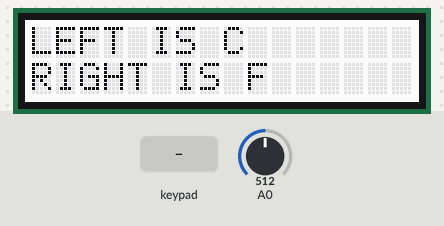
Bench run of a sketch on a simulated Arduino Uno, built with avr-gcc and run on an emulated ATmega328P. On the bench: 16×2 character LCD. The inputs (shaded band) are chosen by the test bench; at power-on: A0 = 512. What the sketch prints to the serial monitor is not drawn.

Above: at 1.2 s.
1.3 s: key 'L' pressed
At 2.0 s:
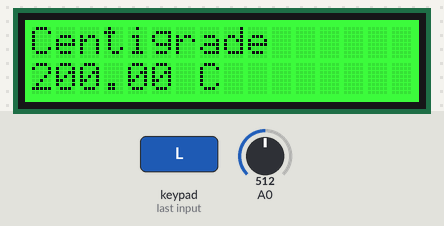
2.8 s: key 'R' pressed
At 4.3 s:
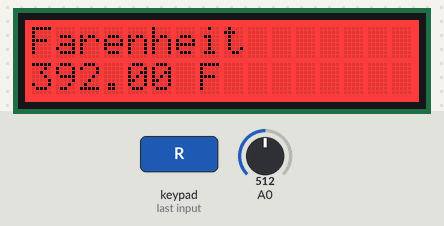
4.9 s: A0 set to 716
At 5.4 s:
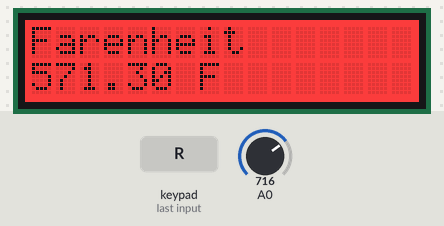
6.4 s: A0 set to 900
At 7.7 s:
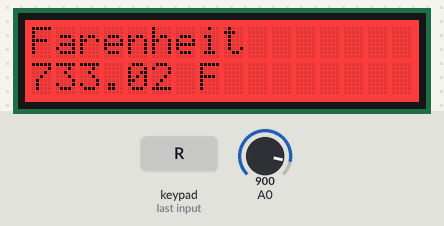
8.0 s: A0 set to 1023
At 8.7 s:
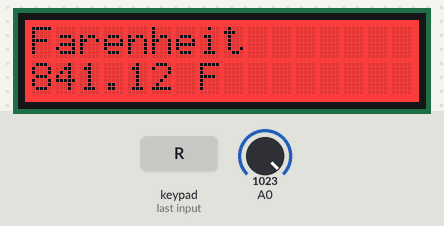
9.6 s: key 'U' pressed
At 11.5 s:
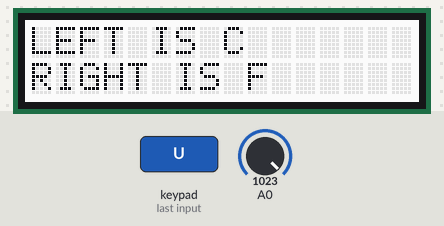
Timing chart, 0 to 12.7 s (numbered marks = the images above; inputs shaded):
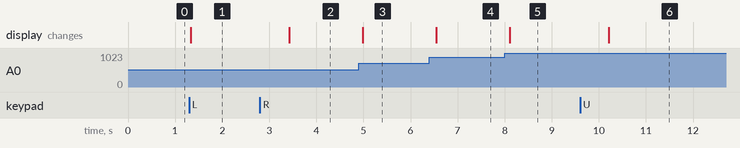

Measured:
- after the input at 1.3 s, the display: changes at once (image 1)
- after the input at 2.8 s, the display: changes after 0.62 s (image 2)
- after the input at 4.9 s, the display: changes after 0.08 s (image 3)
- after the input at 6.4 s, the display: changes after 0.15 s (image 4)
- after the input at 8.0 s, the display: changes after 0.11 s (image 5)
- after the input at 9.6 s, the display: changes after 0.61 s (image 6)

The sketch:

TMP36RGBLCD.ino
```cpp
// include the library code:
#include <Wire.h>
#include <Adafruit_MCP23017.h>
#include <Adafruit_RGBLCDShield.h>

// The shield uses the I2C SCL and SDA pins. On classic Arduinos
// this is Analog 4 and 5 so you can't use those for analogRead() anymore
// However, you can connect other I2C sensors to the I2C bus and share
// the I2C bus.
Adafruit_RGBLCDShield lcd = Adafruit_RGBLCDShield();

// These #defines make it easy to set the backlight color
#define RED 0x1
#define YELLOW 0x3
#define GREEN 0x2
#define TEAL 0x6
#define BLUE 0x4
#define VIOLET 0x5
#define WHITE 0x7

//Initialise global variables
int prevbutton = 1; //The last button pressed
uint8_t buttons; //Initialise buttons on LCD Shield

void setup()
{
  // Debugging output
  Serial.begin(9600);
  //while (!Serial) ;
  // set up the LCD's number of columns and rows:
  lcd.begin(16, 2);

  // Print a message to the LCD. We track how long it takes since
  // this library has been optimized a bit and we're proud of it :)
  //int time = millis();
  lcd.print("LEFT IS C");
  lcd.setCursor(0, 1);
  lcd.print("RIGHT IS F");
  //time = millis() - time;
  //Serial.print("Took "); Serial.print(time); Serial.println(" ms");
  lcd.setBacklight(WHITE);
  Serial.println("Setup Successful");
}


void loop()                     // run over and over again
{
  lcd.clear();
  buttons = lcd.readButtons();
  Serial.println(buttons);
  lcd.clear();

  while (prevbutton == BUTTON_UP || prevbutton == BUTTON_DOWN || prevbutton == BUTTON_SELECT)
  {
    //lcd.clear();
    lcd.setCursor(0, 0);
    lcd.print("LEFT IS C");
    lcd.setCursor(0, 1);
    lcd.print("RIGHT IS F");
    lcd.setBacklight(WHITE);
    prevButton();
  }

  while (prevbutton == BUTTON_LEFT)
  {
    prevButton(); //speed up button acquisition
    float Centigrade = readTempC();
    lcd.clear();
    //lcd.setCursor(0, 0);
    lcd.print("Centigrade");
    lcd.setCursor(0, 1);
    lcd.print(Centigrade); lcd.print(" C");
    lcd.setBacklight(GREEN);
    prevButton();
    delay(500);
  }

  while (prevbutton == BUTTON_RIGHT)
  {
    prevButton(); //speed up button acquisition
    float Farenheit = readTempF();
    lcd.clear();
    //lcd.setCursor(0, 0);
    lcd.print("Farenheit");
    lcd.setCursor(0, 1);
    lcd.print(Farenheit); lcd.print(" F");
    lcd.setBacklight(RED);
    prevButton();
    delay(500);
  }

  delay(10);      //waiting a few milliseconds

}

float readTempC()
{
  //getting the voltage reading from the temperature sensor
  uint16_t reading = analogRead(A0);

  // converting that reading to voltage, for 3.3v arduino use 3.3
  float voltage = reading * 5.00;
  voltage /= 1024.0;

  // print out the voltage
  //Serial.print(voltage); Serial.println(" volts");

  // now print out the temperature
  float temperatureC = (voltage - 0.5) * 100 ;  //converting from 10 mv per degree wit 500 mV offset to degrees ((voltage - 500mV) times 100)
  Serial.print(temperatureC); Serial.println(" degrees C");
  return temperatureC;

}

float readTempF()
{
  //getting the voltage reading from the temperature sensor
  uint16_t reading = analogRead(A0);

  // converting that reading to voltage, for 3.3v arduino use 3.3
  float voltage = reading * 5.00;
  voltage /= 1024.0;

  // print out the voltage
  //Serial.print(voltage); Serial.println(" volts");

  // now print out the temperature
  float temperatureC = (voltage - 0.5) * 100 ;  //converting from 10 mv per degree wit 500 mV offset
                                                //to degrees ((voltage - 500mV) times 100)
  Serial.print(temperatureC); Serial.println(" degrees C");

  // now convert to Fahrenheit
  float temperatureF = (temperatureC * 9.0 / 5.0) + 32.0;
  Serial.print(temperatureF); Serial.println(" degrees F");

  return temperatureF;

}

void prevButton()
{
  buttons = lcd.readButtons();
  if (buttons > 0)
  {
    prevbutton = buttons;
  }
  else
  {
    prevbutton = prevbutton;
  }
}
```
